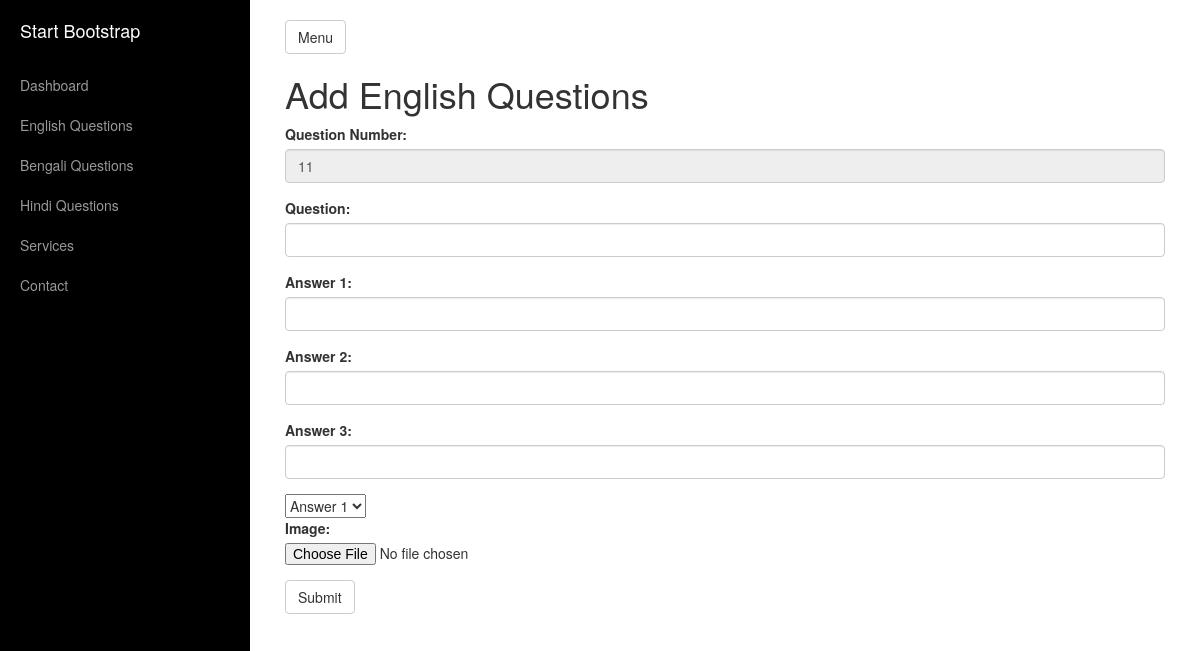
The page /admin/add.php?type=eng on the database as committed earlier.
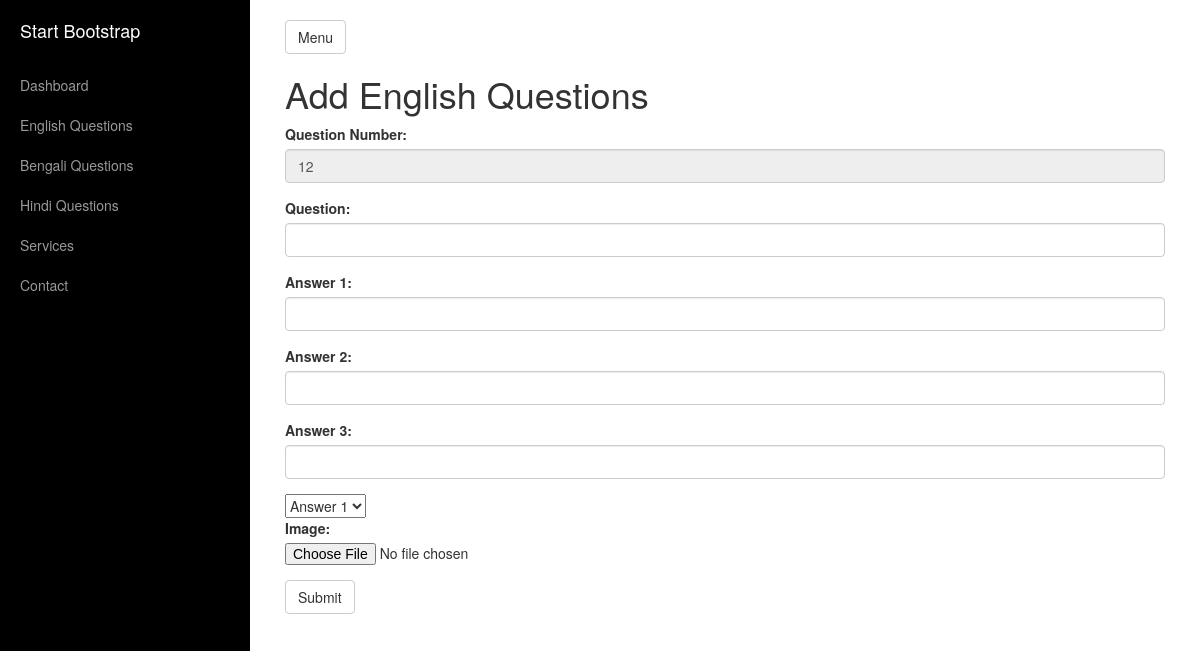
The same page on the database as committed later.
### tables this page shows
CREATE TABLE `english_question` (
  `question_number` int(11) NOT NULL,
  `question` text NOT NULL,
  `question_image` varchar(255) NOT NULL
);

### admin/includes/functions.php (called while the page is built, shortened)
<?php
function selectQuestionDatabase($type)
{
    if($type == 'eng')
    {
        return 'english_question';
    } elseif($type == 'ben')
    {
        return 'bengali_question';
    }elseif($type == 'hin')
    {
        return 'hindi_question';
    }
    else{
        return false;
    }
}
function selectName($type)
{
    if($type == 'eng')
    {
        return 'English Questions';
    } elseif($type == 'ben')
    {
        return 'Bengali Questions';
    }elseif($type == 'hin')
    {
        return 'Hindi Questions';
    }
    else{
        return false;
    }
}

### admin/add.php (the view, shortened to what this page needs)
<?php include'includes/header.php'; ?>
<?php
    $type = $_GET['type'];
    $question_database = selectQuestionDatabase($type);
    $query = "SELECT question_number FROM ".$question_database." ORDER BY question_number DESC LIMIT 1 ";
    $result = $mysqli->query($query);
    $num = $result->fetch_assoc();
    $question_num = $num['question_number']+1;
?>
    <div id="page-content-wrapper">
        <div class="container-fluid">
            <div class="row">
                <div class="col-lg-12">
                    <a href="#menu-toggle" class="btn btn-default" id="menu-toggle">Menu</a>
                    <h1>Add <?php echo selectName($type); ?></h1>
                    <p>
                    <form action="process_question.php" method="post" enctype="multipart/form-data">
                        <div class="form-group">
                            <label for="question">Question Number:</label>
                            <input type="text" class="form-control" value="<?php echo $question_num; ?>" name="question_num" id="question_num" readonly="readonly">
                        </div>
                        <div class="form-group">
                            <label for="question">Question:</label>
                            <input type="text" class="form-control" name="question" id="question">
                        </div>
                        <div class="form-group">
                            <label for="ans1">Answer 1:</label>
                            <input type="text" class="form-control" name="ans1" id="ans1">
                        </div>
                        <div class="form-group">
                            <label for="ans2">Answer 2:</label>
                            <input type="text" class="form-control" name="ans2" id="ans2">
                        </div>
                        <div class="form-group">
                            <label for="ans3">Answer 3:</label>
                            <input type="text" class="form-control" name="ans3" id="ans3">
                        </div>
                            <select name="rightAnswer">
                                <option value="1">Answer 1</option>
                            </select>
                        <div class="form-group">
                            <label for="ans3">Image:</label>
                            <input type="file" name="image" />
                        </div>
                        <button name="submit" type="submit" class="btn btn-default">Submit</button>
                    </form>
                    </p>
                </div>
            </div>
        </div>
    </div>
<?php include'includes/footer.php'; ?>

Rows that differ between the two databases and show on the page:
no longer on this page (row unchanged): english_question: question_num "11"
added english_question: question_num "12"
